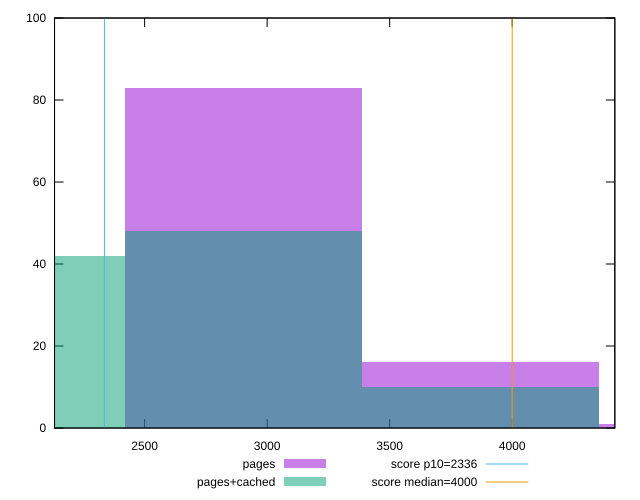

This chart was generated by the following gnuplot code:
reset

$pages <<EOF
2903.6204714426444 83
3871.493961923526 16
4839.367452404407 1
EOF

$pagesCached <<EOF
3871.493961923526 10
2903.6204714426444 48
1935.746980961763 42
EOF

set key outside below
set boxwidth 967.8734904808815
set xrange [2132.3865:4418.756999999999]
set yrange [0:100]
set trange [0:100]
set style fill transparent solid 0.5 noborder

set parametric
set terminal svg size 640, 500 enhanced background rgb 'white'
set output "report_00013_2021-02-09T12-04-24.940Z/first-contentful-paint/comparison/histogram/0_vs_1.svg"

plot $pages title "pages" with boxes, \
     $pagesCached title "pages+cached" with boxes, \
     2336,t title "score p10=2336", \
     4000,t title "score median=4000"

reset
